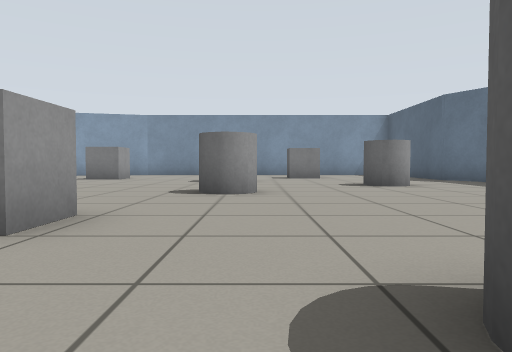
view 1 (above)

17 first-person views from a walk through a world built for the Gazebo simulator. The camera is 0.5 m above the floor, tilts 2° down and sees 70° across. The floor is counted in squares, 1 m on a side. Each view is taken from the middle of a square. On the plan, view 1 faces up. The plan holds only what a view shows up to about 9 squares ahead; the rest is blank.

view 2
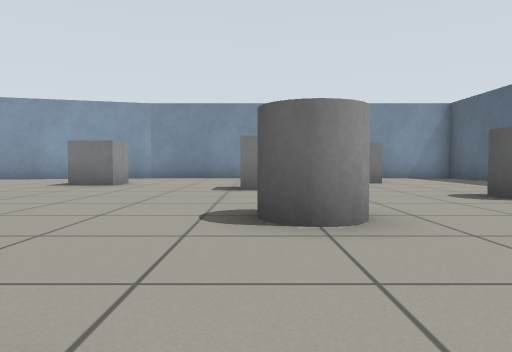

view 3
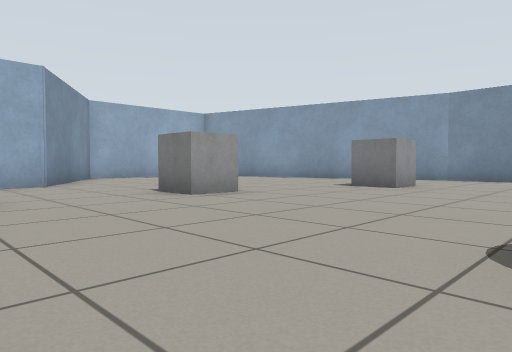

view 4
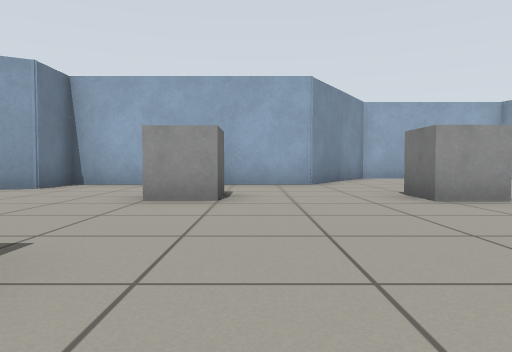

view 5
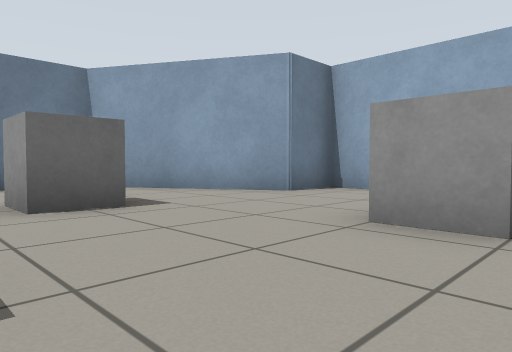

view 6
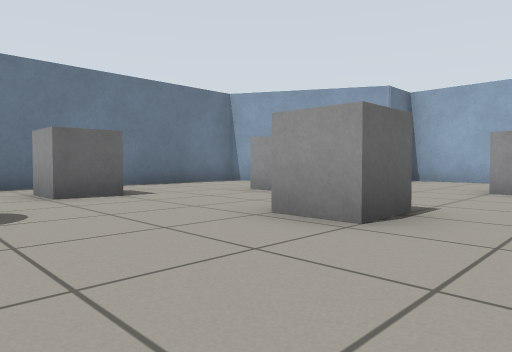

view 7
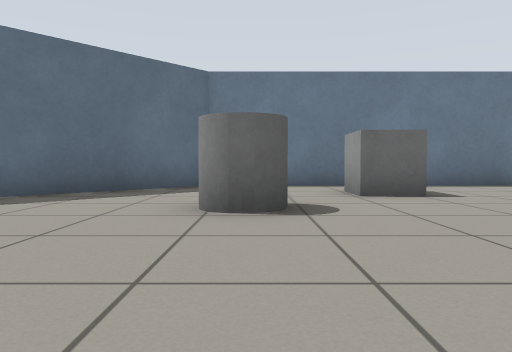

view 8
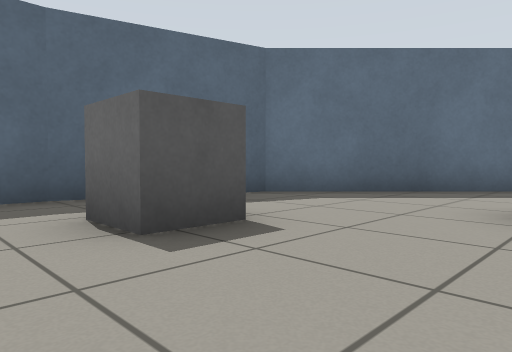

view 9
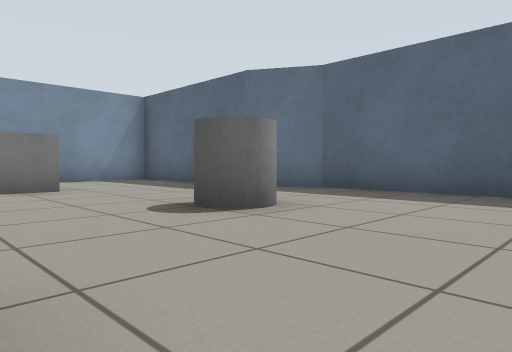

view 10
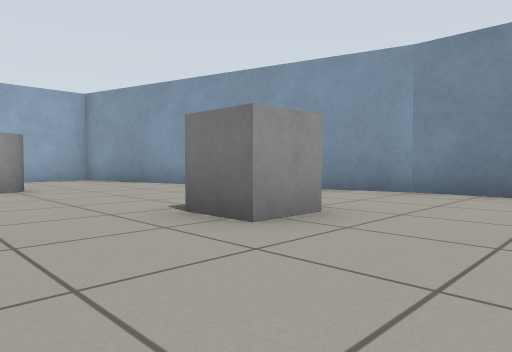

view 11
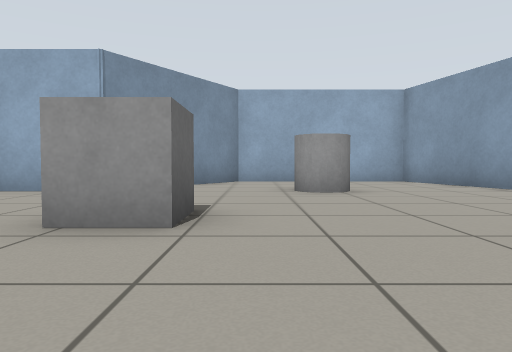

view 12
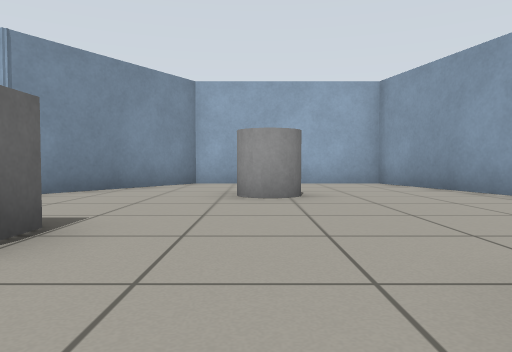

view 13
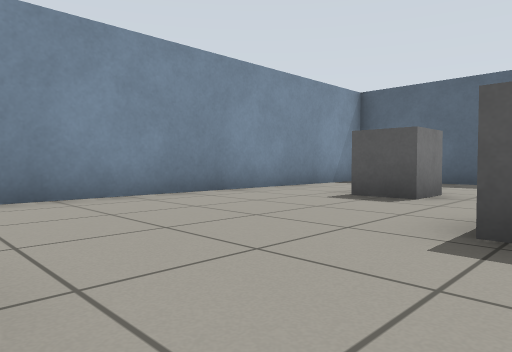

view 14
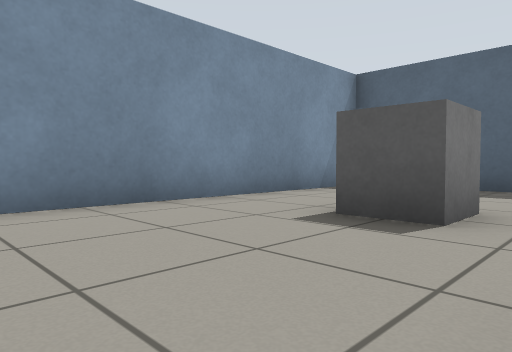

view 15
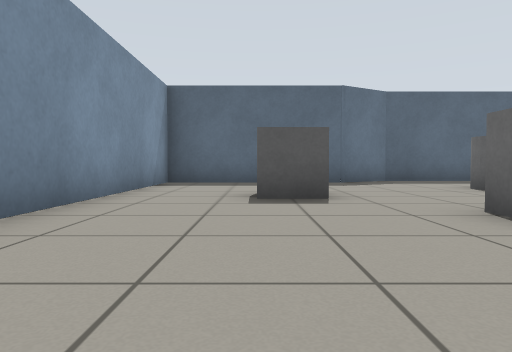

view 16
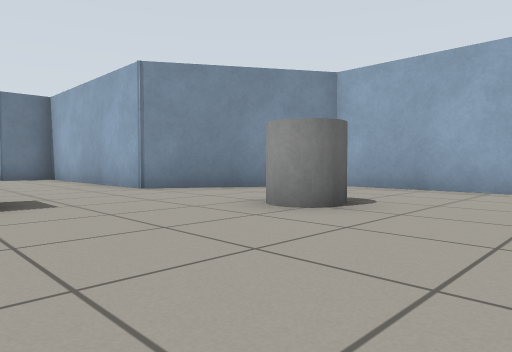

view 17
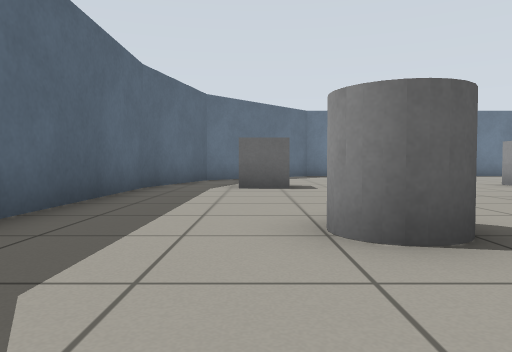

### Floor plan
Points are (right, up) in squares from view 1. A wall is a line through its corners. A room is listed if a view was taken in it or the views show most of it. See-through windows are left out.
Room 1 (views 1, 2, 3, 4, 5, 6, 7, 8, 9, 10, 11, 12, 13, 14, 15, 16, 17)
walls: (-4.5, 15.3) (-13, 13) (-13, 8.5) (-9.5, 6.3) (-9.5, 0.7) (-8.2, 0.7) (-6, -3.1) (2, -3.1) (5.4, 0.3) (6.3, 3.6); (6.3, 3.5) (6.3, 9.4) (5.5, 10.7) (5.5, 15.3) (-4.6, 15.3)
objects: grey cylinder (-10, 10) to (-9, 10); grey box (-7, 4) to (-6, 4); grey box (-7, 8) to (-6, 8); grey box (-5, 0) to (-4, 1); grey box (-5, 11) to (-4, 12); grey box (-2, 3); grey box (-1, -1); grey cylinder (-1, 6) to (0, 7); grey box (-1, 10); grey cylinder (1, 1); grey box (1, 12) to (2, 13); grey cylinder (3, 8) to (3, 9); grey box (4, 3) to (4, 4)

Positions as (right, up) in squares from view 1, and headings:
1: (0, 0), facing up
2: (-1, 3), facing up
3: (-1, 4), facing up-left
4: (-1, 5), facing left
5: (-3, 5), facing down-left
6: (1, 5), facing down-left
7: (1, 5), facing down
8: (1, 5), facing down-right
9: (0, 5), facing up-right
10: (-2, 9), facing up-left
11: (-3, 9), facing left
12: (-4, 10), facing left
13: (-4, 10), facing up-right
14: (-2, 11), facing up-right
15: (-4, 13), facing right
16: (-6, 13), facing down-left
17: (4, 11), facing down
